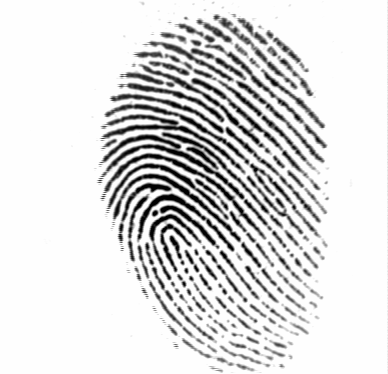
#> input picture fingerprint_zkp_project/data/raw/101_1.tif, 388 x 374 px
$ python -i enhancement.py   (imports and definitions only)   (older library calls are emulated)
#> lines starting #> are read from the running program, lines starting #| are printed output that depends on the picture
#> further down, picture is the input picture: shape (374, 388, 3); min 1, max 254, mean 220.7
"""
Fingerprint Enhancement Module.
Computes ridge orientation fields and applies Gabor filtering for noise reduction and ridge enhancement.
"""

import numpy as np
import cv2

def estimate_orientations(image, block_size=16):
    """
    Estimates local ridge orientation using gradient-based Sobel operators.

    Returns:
        np.ndarray: Orientation map in radians (-pi/2 to pi/2).
    """
#> called with block_size = 16
    image_f = image.astype(np.float64)
    gx = cv2.Sobel(image_f, cv2.CV_64F, 1, 0, ksize=3)
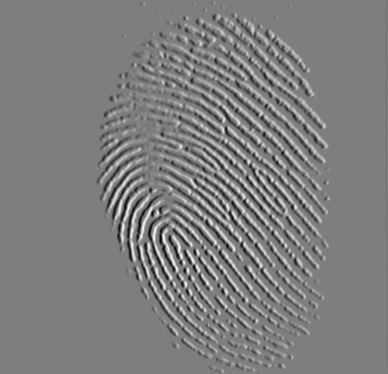
#> gx: shape (374, 388, 3) float64; min -845, max 853, mean -0.2; drawn with min black and max white
    gy = cv2.Sobel(image_f, cv2.CV_64F, 0, 1, ksize=3)
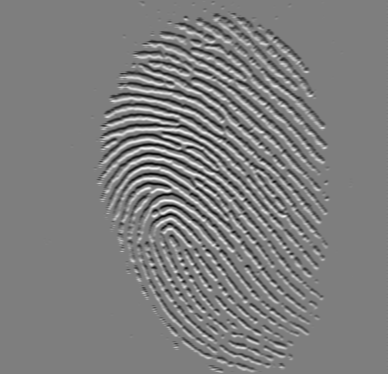
#> gy: shape (374, 388, 3) float64; min -871, max 882, mean 0; drawn with min black and max white

    gxx = gx**2
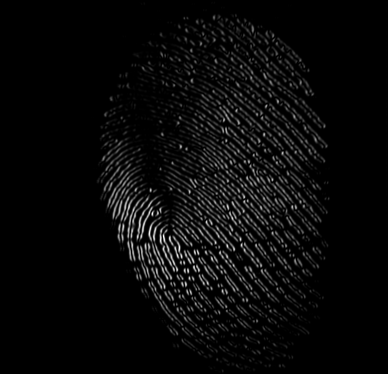
#> gxx: shape (374, 388, 3) float64; min 0, max 727609, mean 27291.9; drawn with min black and max white
    gyy = gy**2
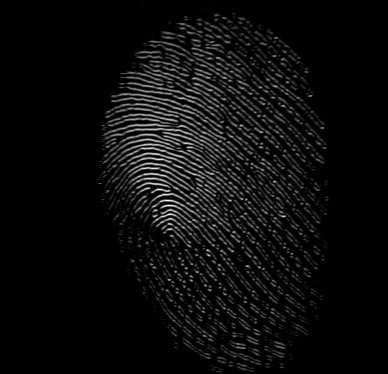
#> gyy: shape (374, 388, 3) float64; min 0, max 777924, mean 37791.9; drawn with min black and max white
    gxy = gx * gy
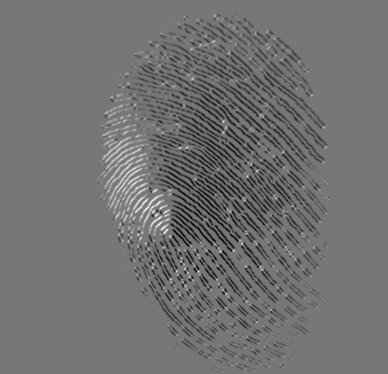
#> gxy: shape (374, 388, 3) float64; min -333060, max 379375, mean -15821.8; drawn with min black and max white

#> (the run stopped early here; a loop or call above may not have finished)

$ run again, on fingerprint_zkp_project/data/raw/101_2.tif
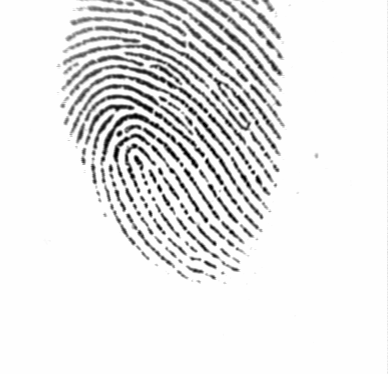
#> input picture fingerprint_zkp_project/data/raw/101_2.tif, 388 x 374 px
#> picture is the input picture: shape (374, 388, 3); min 1, max 254, mean 231.9
#> in estimate_orientations, `gyy = gy**2`:
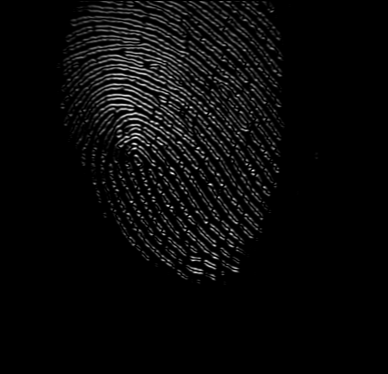
#> gyy: shape (374, 388, 3) float64; min 0, max 602176, mean 22986.1; drawn with min black and max white
#> in estimate_orientations, `gxy = gx * gy`:
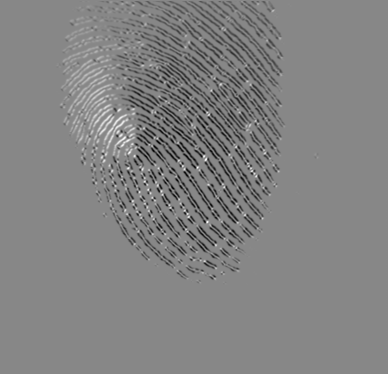
#> gxy: shape (374, 388, 3) float64; min -312157, max 273520, mean -11158.7; drawn with min black and max white

$ run again, on fingerprint_zkp_project/data/raw/101_3.tif
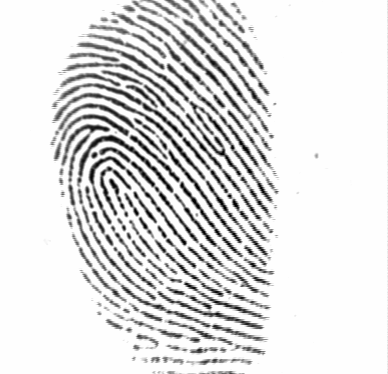
#> input picture fingerprint_zkp_project/data/raw/101_3.tif, 388 x 374 px
#> picture is the input picture: shape (374, 388, 3); min 1, max 254, mean 223.6
#> in estimate_orientations, `gyy = gy**2`:
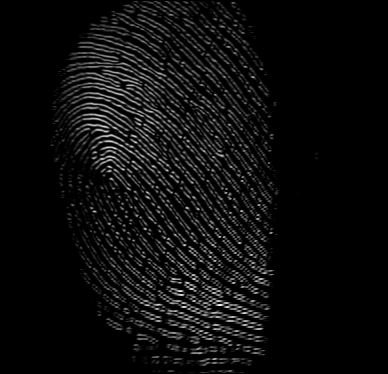
#> gyy: shape (374, 388, 3) float64; min 0, max 622521, mean 32977.5; drawn with min black and max white
#> in estimate_orientations, `gxy = gx * gy`:
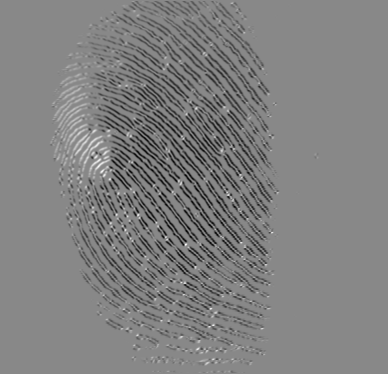
#> gxy: shape (374, 388, 3) float64; min -321057, max 278685, mean -18510.2; drawn with min black and max white

$ run again, on fingerprint_zkp_project/data/raw/101_4.tif
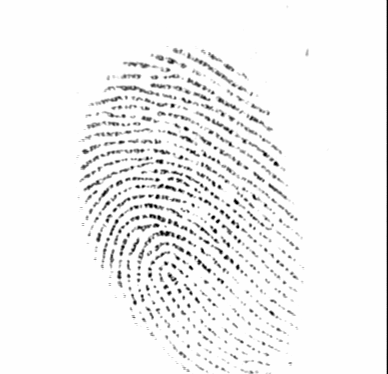
#> input picture fingerprint_zkp_project/data/raw/101_4.tif, 388 x 374 px
#> picture is the input picture: shape (374, 388, 3); min 1, max 254, mean 242.4
#> in estimate_orientations, `gyy = gy**2`:
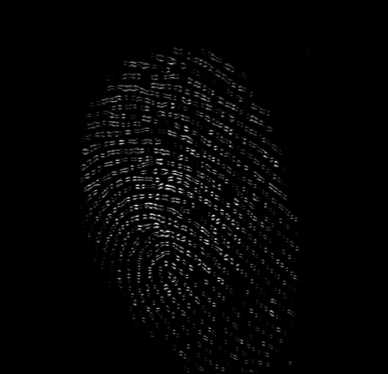
#> gyy: shape (374, 388, 3) float64; min 0, max 831744, mean 16691.7; drawn with min black and max white
#> in estimate_orientations, `gxy = gx * gy`:
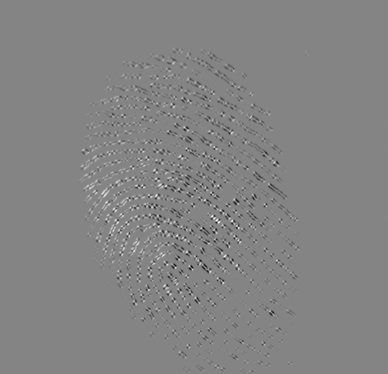
#> gxy: shape (374, 388, 3) float64; min -466389, max 429925, mean -2020.2; drawn with min black and max white
